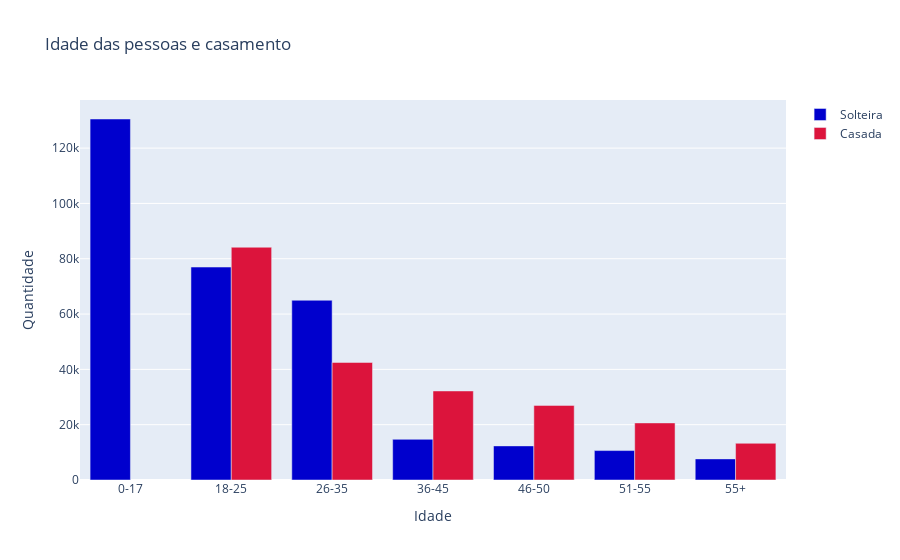

Notebook source saved alongside this figure:
### Code cell
trace_solteiro = go.Bar(x = Ages,
                      y = Filtro_solteiro['Age'].value_counts(),
                    
                  name='Solteira',
                  marker=dict(color='#0000CD'))

trace_casada = go.Bar(x = Agess,
                      y = Filtro_casado['Age'].value_counts(),
                    
                name='Casada',
                marker=dict(color='#DC143C'))

data = [trace_solteiro, trace_casada]

layout = go.Layout(title="Idade das pessoas e casamento",
                   xaxis=dict(title='Idade'),
                   yaxis=dict(title='Quantidade'))

fig = go.Figure(data=data, layout=layout)

py.iplot(fig,)

### Figure 1 — Plotly figure (JSON) as saved in the notebook; plotly's stock layout.template omitted (floating-point values rounded to 4 significant figures)
{"data": [{"marker": {"color": "#0000CD"}, "name": "Solteira", "type": "bar", "x": ["0-17", "18-25", "26-35", "36-45", "46-50", "51-55", "55+"], "y": [130524, 76993, 64992, 14707, 12332, 10639, 7630]}, {"marker": {"color": "#DC143C"}, "name": "Casada", "type": "bar", "x": ["18-25", "26-35", "36-45", "46-50", "51-55", "55+"], "y": [84166, 42507, 32194, 26979, 20641, 13273]}], "layout": {"title": {"text": "Idade das pessoas e casamento"}, "xaxis": {"title": {"text": "Idade"}}, "yaxis": {"title": {"text": "Quantidade"}}}}
